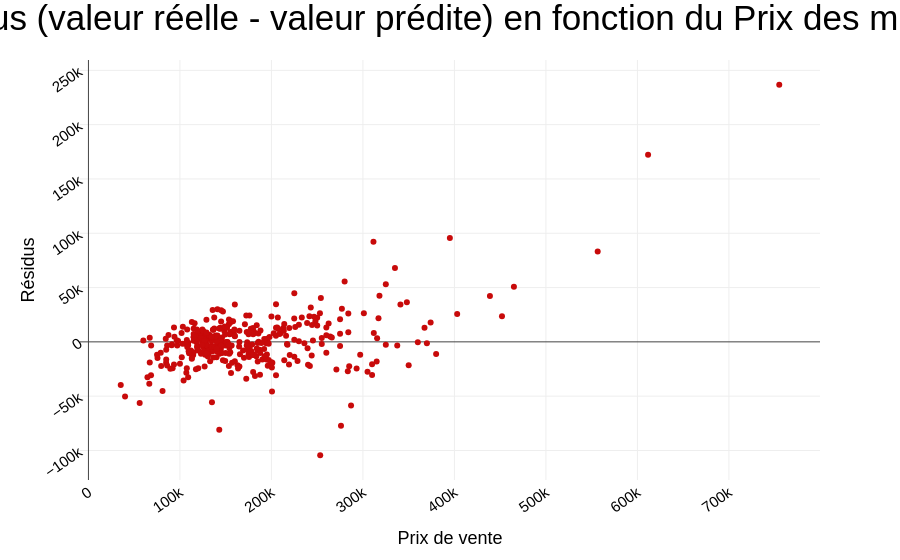

Write notebook code for a chart like this one.
### Markdown cell above
### Résidus en fonction du Prix de vente

### Code cell
scat_res_price(
    df_test,
    "residus",
    "SalePrice",
)

### Figure 1 — Plotly figure (JSON) as saved in the notebook; plotly's stock layout.template omitted (floating-point values rounded to 4 significant figures; data arrays with more than 128 entries replaced by an {"elided": "..."} marker saying what was removed)
{"data": [{"hovertemplate": "SalePrice=%{x}<br>residus=%{y}<extra></extra>", "legendgroup": "", "marker": {"color": "rgb(200, 10, 10)", "symbol": "circle"}, "mode": "markers", "name": "", "orientation": "v", "showlegend": false, "type": "scatter", "x": {"elided": "365 int values"}, "xaxis": "x", "y": {"elided": "365 float values"}, "yaxis": "y"}], "layout": {"legend": {"tracegroupgap": 0}, "margin": {"t": 60}, "title": {"text": "Résidus (valeur réelle - valeur prédite) en fonction du Prix des maisons"}, "xaxis": {"anchor": "y", "domain": [0, 1], "title": {"text": "Prix de vente"}}, "yaxis": {"anchor": "x", "domain": [0, 1], "title": {"text": "Résidus"}}}}
